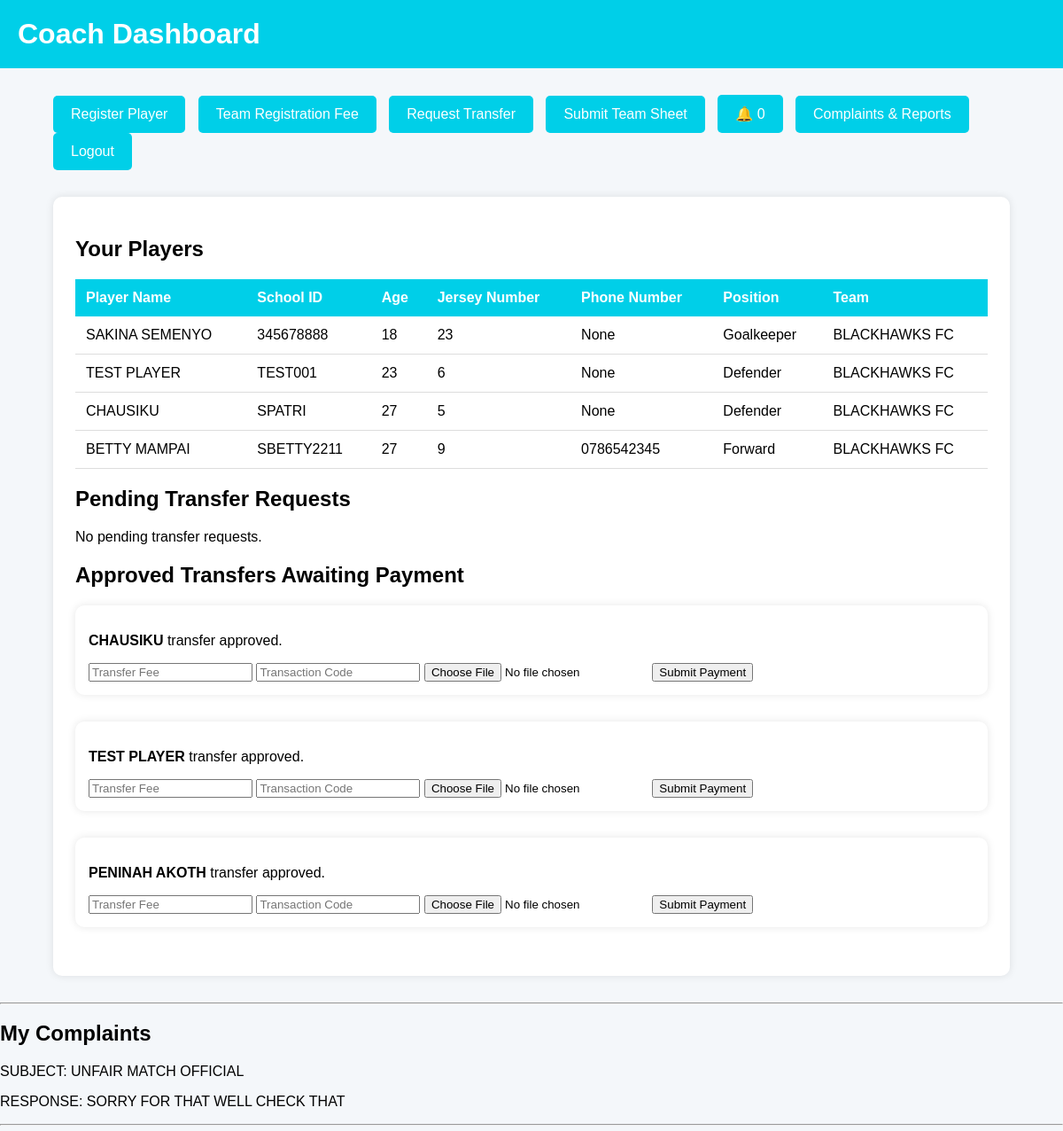
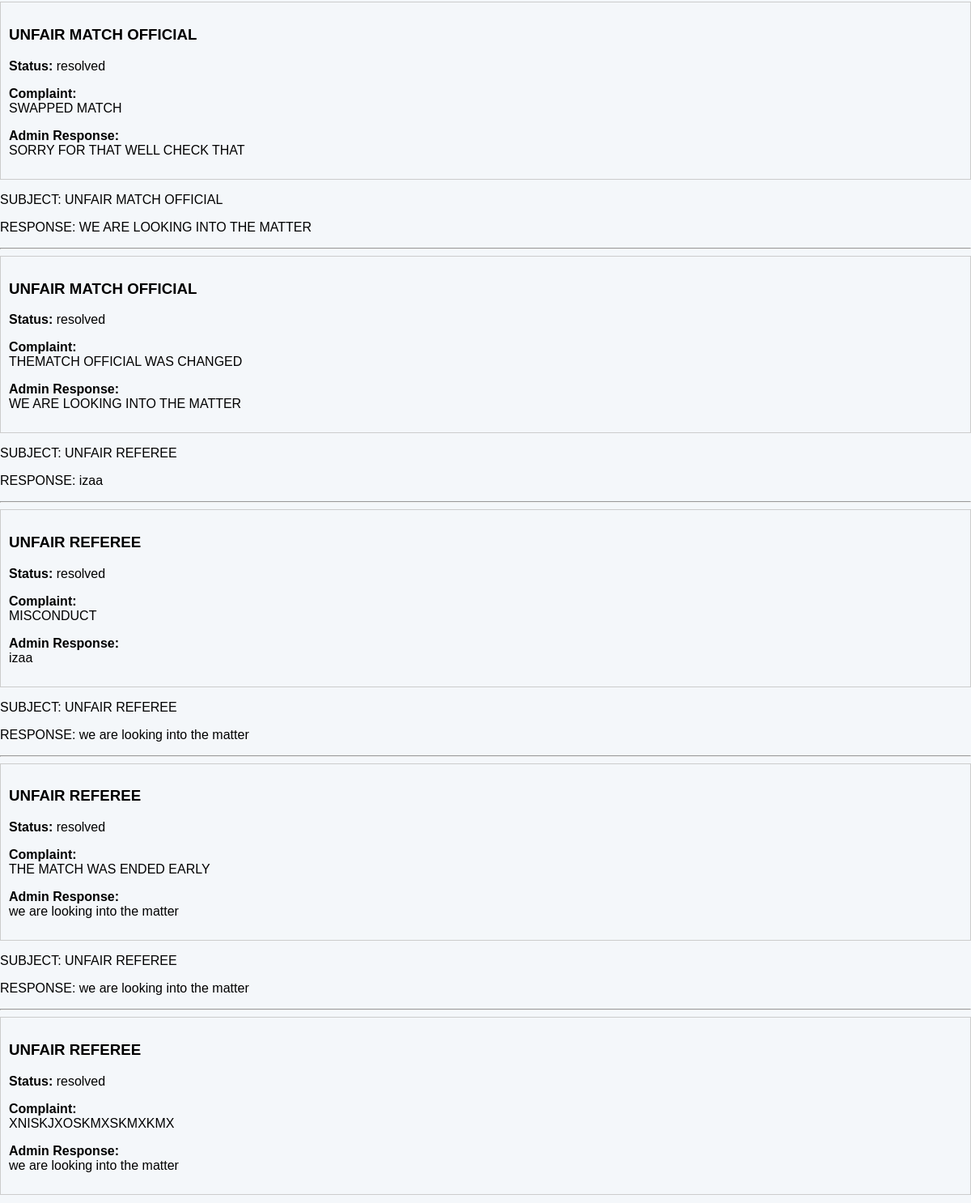
The page /dashboard/ (signed in) on the database its author committed (2 pictures, top to bottom).
### players/models.py (models this page shows, shortened)
class Player(models.Model):
    player_name = models.CharField(max_length=100)
    school_id = models.CharField(max_length=50)
    age = models.IntegerField(default=18)
    jersey_number = models.IntegerField(default=0)
    phone_number = models.CharField(
        max_length=15,
        blank=True,
        null=True
    )
    POSITION_CHOICES = (
        ('Goalkeeper', 'Goalkeeper'),
        ('Defender', 'Defender'),
        ('Midfielder', 'Midfielder'),
        ('Forward', 'Forward'),
    )
    position = models.CharField(
        max_length=20,
        choices=POSITION_CHOICES,
        default='Defender'
    )
    goals = models.IntegerField(default=0)
    assists = models.IntegerField(default=0)
    clean_sheets = models.IntegerField(default=0)
    goal_conceded = models.IntegerField(default=0)
    yellow_cards = models.IntegerField(default=0)
    red_cards = models.IntegerField(default=0)
    is_suspended = models.BooleanField(default=False)
    suspension_matches = models.IntegerField(default=0)
    team = models.ForeignKey(
        'teams.Team',
        on_delete=models.CASCADE,
        related_name='players'
    )
    def __str__(self):
        return self.player_name

class Transfer(models.Model):
    STATUS_CHOICES = (
        ('Pending', 'Pending'),
        ('Approved', 'Approved'),
        ('Completed', 'Completed'),
        ('Rejected', 'Rejected'),
    )
    player = models.ForeignKey(
        Player,
        on_delete=models.CASCADE
    )
    from_team = models.ForeignKey(
        'teams.Team',
        on_delete=models.CASCADE,
        related_name='from_team'
    )
    to_team = models.ForeignKey(
        'teams.Team',
        on_delete=models.CASCADE,
        related_name='to_team'
    )
    transaction_code = models.CharField(
        max_length=100,
        blank=True,
        null=True
    )
    proof_of_payment = models.ImageField(
        upload_to='transfer_proofs/',
        blank=True,
        null=True
    )
    status = models.CharField(
        max_length=20,
        choices=STATUS_CHOICES,
        default='Pending'
    )
    created_at = models.DateTimeField(
        auto_now_add=True
    )
    def __str__(self):
        return f"{self.player} -> {self.to_team}"

### teams/models.py (models this page shows)
class Team(models.Model):
    CATEGORY_CHOICES = (
        ('Men', 'Men'),
        ('Ladies', 'Ladies'),
    )
    name = models.CharField(max_length=100)
    coach = models.ForeignKey(
    settings.AUTH_USER_MODEL,
    on_delete=models.SET_NULL,
    null=True,
    blank=True,
    limit_choices_to={'role': 'coach'}
)
    phone_number = models.CharField(
        max_length=15,
        blank=True,
        null=True
    )
    category = models.CharField(
        max_length=10,
        choices=CATEGORY_CHOICES,
        default='Men'
    )
    played = models.IntegerField(default=0)
    wins = models.IntegerField(default=0)
    draws = models.IntegerField(default=0)
    losses = models.IntegerField(default=0)
    goals_scored = models.IntegerField(default=0)
    goals_conceded = models.IntegerField(default=0)
    goal_difference = models.IntegerField(default=0)
    points = models.IntegerField(default=0)
    def __str__(self):
        return self.name

### complaints/models.py (models this page shows)
class Complaint(models.Model):
    STATUS_CHOICES = (
        ('pending', 'Pending'),
        ('resolved', 'Resolved'),
    )
    coach = models.ForeignKey(
        CustomUser,
        on_delete=models.CASCADE
    )
    subject = models.CharField(max_length=200)
    message = models.TextField()
    admin_response = models.TextField(
        blank=True,
        null=True
    )
    status = models.CharField(
        max_length=20,
        choices=STATUS_CHOICES,
        default='pending'
    )
    created_at = models.DateTimeField(auto_now_add=True)
    def __str__(self):
        return self.subject

### teams/views.py (the view)
# urls.py: path('dashboard/', views.coach_dashboard, name='coach_dashboard'),
def coach_dashboard(request):
    team = Team.objects.filter(coach=request.user).first()
    if team:
        players = Player.objects.filter(team=team)
        pending_transfers = Transfer.objects.filter(
            from_team=team,
            status='Pending'
        )
        approved_transfers = Transfer.objects.filter(
            to_team=team,
            status='Approved'
        ).exclude(
            transferpayment__status='Approved'
        )
        print("APPROVED TRANSFERS:", approved_transfers)
    else:
        players = Player.objects.none()
        pending_transfers = Transfer.objects.none()
        approved_transfers = Transfer.objects.none()
    unread_count = Notification.objects.filter(
            user=request.user,
            is_read=False
        ).count()
    my_complaints = Complaint.objects.filter(
        coach=request.user
    ).order_by('-created_at')
    print("CURRENT USER:", request.user)
    print("MY COMPLAINTS:", my_complaints)
    context = {
        'players': players,
        'team': team,
        'pending_transfers': pending_transfers,
        'approved_transfers': approved_transfers,
        'unread_count': unread_count,
        'my_complaints': my_complaints
    }
    return render(
        request,
        'teams/coach_dashboard.html',
        context
    )

### users/models.py (called while the page is built)
    def __str__(self):
        return self.username

### templates/teams/coach_dashboard.html (shortened to what this page needs)
<!DOCTYPE html>
<html>
<head>
</head>
<body>
<div class="topbar">
    <h1>Coach Dashboard</h1>
</div>
<div class="container">
    <div class="menu">
        <a href="/register-player/">Register Player</a>
        <a href="/teams/payment/">
            Team Registration Fee
        </a>
        <a href="/request-transfer/">
            Request Transfer
        </a>
        <a href="/lineups/submit/">
            Submit Team Sheet
        </a>
        <a href="{% url 'notifications' %}">
            🔔 {{ unread_count }}
        </a>
        <a href="/complaints/submit/">
            Complaints & Reports
        </a>
        <a href="/logout/">
            Logout
        </a>
    </div>
    <div class="card">
        <h2>Your Players</h2>
        <table>
            <tr>
                <th>Player Name</th>
                <th>School ID</th>
                <th>Age</th>
                <th>Jersey Number</th>
                <th>Phone Number</th>
                <th>Position</th>
                <th>Team</th>
            </tr>
            {% for player in players %}
            <tr>
                <td>{{ player.player_name }}</td>
                <td>{{ player.school_id }}</td>
                <td>{{ player.age }}</td>
                <td>{{ player.jersey_number }}</td>
                <td>{{ player.phone_number }}</td>
                <td>{{ player.position }}</td>
                <td>{{ player.team.name }}</td>
            </tr>
            {% endfor %}
        </table>
        <h2>Pending Transfer Requests</h2>
{% for transfer in pending_transfers %}
<div class="card" style="margin-top:20px; padding:15px;">
    <p>
        <strong>{{ transfer.player.player_name }}</strong>
        wants to move from
        <strong>{{ transfer.from_team.name }}</strong>
        to
        <strong>{{ transfer.to_team.name }}</strong>
    </p>
    <a href="{% url 'approve_transfer' transfer.id %}">
        <button>Approve</button>
    </a>
    <a href="{% url 'reject_transfer' transfer.id %}">
        <button>Reject</button>
    </a>
</div>
{% empty %}
<p>No pending transfer requests.</p>
{% endfor %}
<h2>Approved Transfers Awaiting Payment</h2>
{% for transfer in approved_transfers %}
    {% if transfer.status == 'Approved' %}
    <div class="card" style="margin-top:20px; padding:15px;">
        <p>
            <strong>{{ transfer.player.player_name }}</strong>
            transfer approved.
        </p>
        <form method="POST"
            enctype="multipart/form-data"
            action="{% url 'transfer_payment' transfer.id %}">
            <input
                type="number"
                name="amount"
                placeholder="Transfer Fee"
                required
            >
            <input
                type="text"
                name="transaction_code"
                placeholder="Transaction Code"
                required
            >
            <input type="file" name="proof_of_payment" required>
            <button type="submit">
                Submit Payment
            </button>
        </form>
    </div>
    {% endif %}
{% endfor %}
    </div>
</div>
<hr>
<h2>My Complaints</h2>
{% for complaint in my_complaints %}
<p>SUBJECT: {{ complaint.subject }}</p>
<p>RESPONSE: {{ complaint.admin_response }}</p>
<hr>
<div style="border:1px solid #ccc; padding:10px; margin-bottom:10px;">
    <h3>{{ complaint.subject }}</h3>
    <p>
        <strong>Status:</strong>
        {{ complaint.status }}
    </p>
    <p>
        <strong>Complaint:</strong><br>
        {{ complaint.message }}
    </p>
    {% if complaint.admin_response %}
        <p>
            <strong>Admin Response:</strong><br>
            {{ complaint.admin_response }}
        </p>
    {% else %}
        <p><em>Waiting for admin response...</em></p>
    {% endif %}
</div>
{% empty %}
<p>No complaints submitted yet.</p>
{% endfor %}
</body>
</html>

### templates/teams/coach_dashboard.html (style rules this page uses)
body { font-family: Arial; background:#f4f7fa; margin:0; padding:0; }
.topbar { background:#00cfe8; padding:20px; }
.topbar h1 { color:white; margin:0; }
.container { width:90%; margin:30px auto; }
.menu { margin-bottom:30px; }
.menu a { background:#00cfe8; color:white; text-decoration:none; padding:12px 20px; border-radius:5px; margin-right:10px; display:inline-block; }
.card { background:white; padding:25px; border-radius:10px; margin-bottom:30px; box-shadow:0 0 10px rgba(0,0,0,0.1); }
table { width:100%; border-collapse:collapse; }
table th { background:#00cfe8; color:white; padding:12px; text-align:left; }
table td { padding:12px; border-bottom:1px solid #ddd; }

### rows shown on the page
Player: player_name "SAKINA SEMENYO", school_id "345678888", age "18", jersey_number "23", phone_number "None", position "Goalkeeper", team.name "BLACKHAWKS FC"
Player: player_name "TEST PLAYER", school_id "TEST001", age "23", jersey_number "6", phone_number "None", position "Defender", team.name "BLACKHAWKS FC"
Player: player_name "CHAUSIKU", school_id "SPATRI", age "27", jersey_number "5", phone_number "None", position "Defender", team.name "BLACKHAWKS FC"
Player: player_name "BETTY MAMPAI", school_id "SBETTY2211", age "27", jersey_number "9", phone_number "0786542345", position "Forward", team.name "BLACKHAWKS FC"
Complaint: subject "UNFAIR MATCH OFFICIAL", admin_response "SORRY FOR THAT WELL CHECK THAT", status "resolved", message "SWAPPED MATCH"
Complaint: subject "UNFAIR MATCH OFFICIAL", admin_response "WE ARE LOOKING INTO THE MATTER", status "resolved", message "THEMATCH OFFICIAL WAS CHANGED"
Complaint: subject "UNFAIR REFEREE", admin_response "izaa", status "resolved", message "MISCONDUCT"
Complaint: subject "UNFAIR REFEREE", admin_response "we are looking into the matter", status "resolved", message "THE MATCH WAS ENDED EARLY"
Complaint: subject "UNFAIR REFEREE", admin_response "we are looking into the matter", status "resolved", message "XNISKJXOSKMXSKMXKMX"

### other values the page prints
{{ unread_count }} "0"
